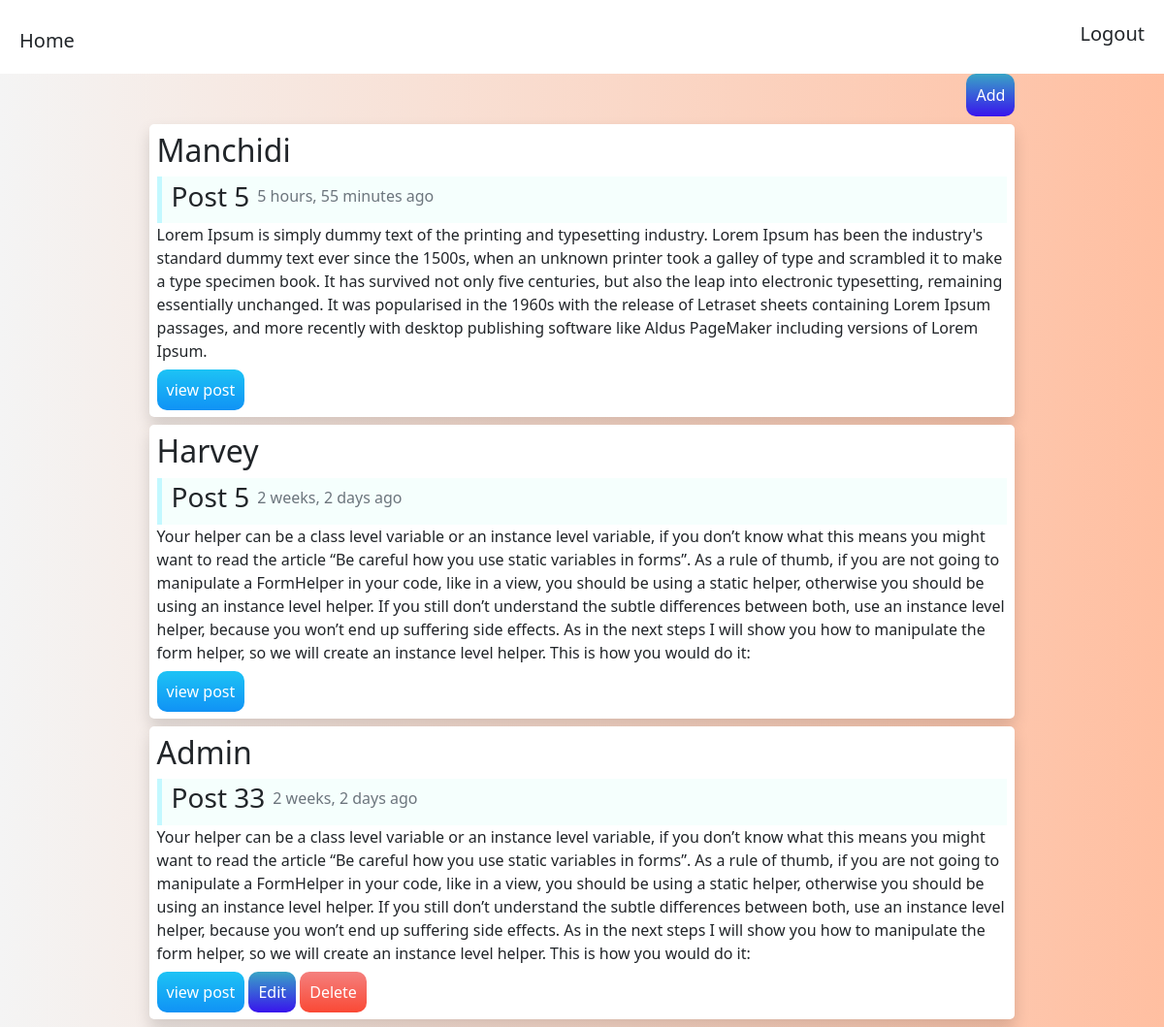
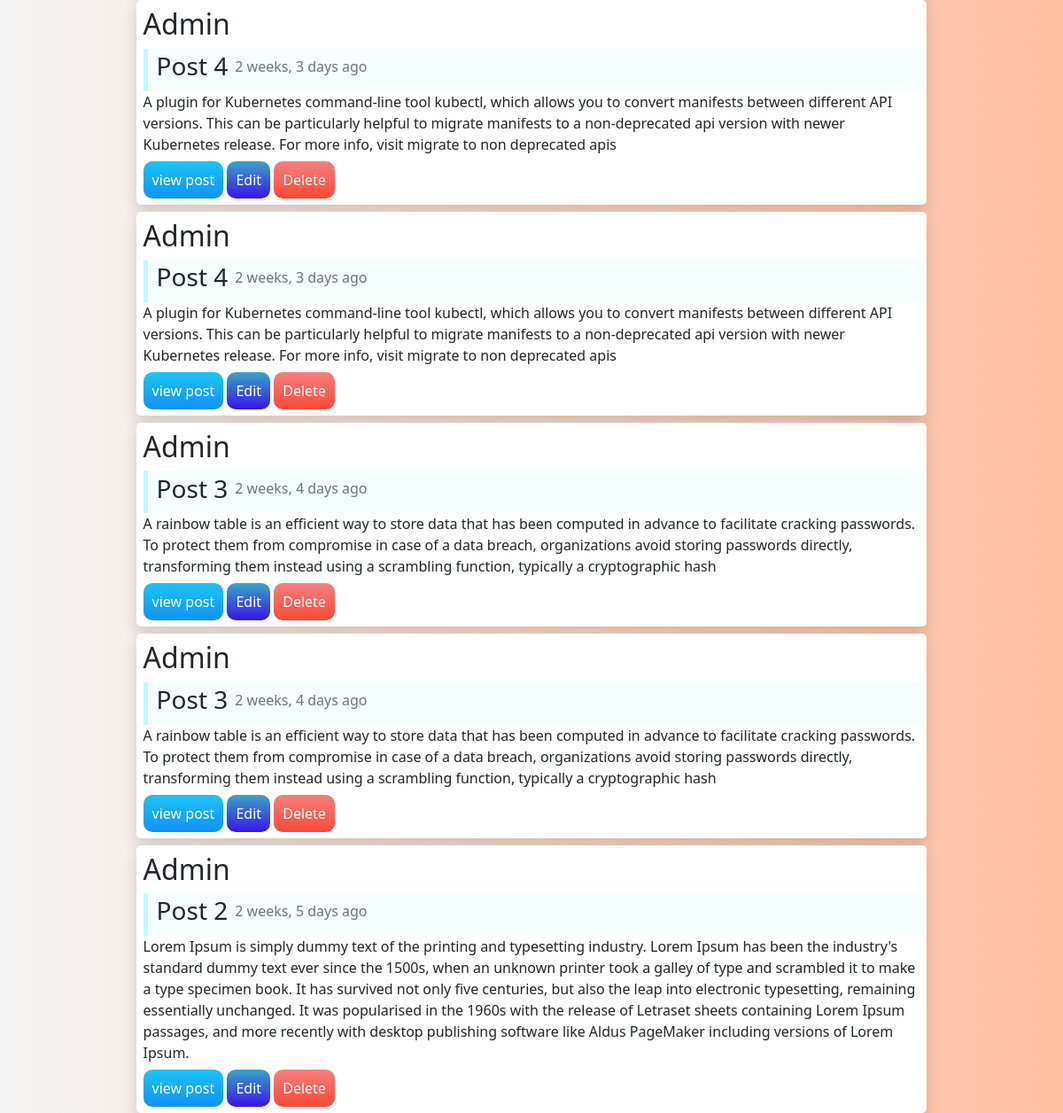
The app's page / (signed in) with its own data (2 pictures, top to bottom).
### blog/models.py (models this page shows, shortened)
class Post(models.Model):
    title = models.CharField(max_length=255)
    slug= models.SlugField()
    body = models.TextField()
    created = models.DateTimeField(auto_now_add=True)
    updated = models.DateTimeField(auto_now=True)
    author = models.ForeignKey(User,on_delete=models.CASCADE)
    class Meta:
        ordering =['-created']
    def get_absolute_url(self):
        return reverse('post-detail',args=[self.pk])

### blog/views.py (the view)
# urls.py: path('',views.home,name='blog-home'),
@login_required
def home(request):
    posts = Post.objects.all()
    context = {
        'posts': posts
    }
    return render(request, 'blog/home.html', context)

### blog/templates/blog/home.html
{% extends 'blog/base.html' %}
{% block content %}
<div class="container-e" style="display:flex;justify-content:end;">
    <a href="{% url 'post-create' %}" class="btn-Edit">Add</a>
</div>
{% for post in posts %}
    <div class="container-e shadow p-2 border-radius mt-2 bg-white">
        <div class="">
            <h2 class="">{{ post.author }}</h2>
        </div>
        <div class="flex border-left-5 bg-blue-200">
            <h3 class="ml-2">{{ post.title }}</h3>
            <p class="mr-2 mt-2 text-muted"> {{ post.created|timesince }} ago</p>
        </div>
        <p>{{ post.body }}</p>
        <div class="mt-2 mb-2">
            <a href="{{post.get_absolute_url}}" class="btn-view">view post</a>
            {% if request.user == post.author %}
                <a href="{% url 'post-update' post.pk %}" class="btn-Edit">Edit</a>
                <a href="{% url 'post-delete' post.pk %}" class="btn-delete">Delete</a>
            {% endif %}
        </div>
    </div>
{% endfor %}
{% endblock content %}

### blog/templates/blog/base.html (shortened to what this page needs)
{% load static %}
<!doctype html>
<html lang="en-US">
    <head>
        <link rel="stylesheet" href="{% static 'blog/css/style.css' %}" type="text/css">
        <link href="https://cdn.jsdelivr.net/npm/bootstrap@5.2.1/dist/css/bootstrap.min.css" rel="stylesheet">
    </head>
    <body>
    <div class="">
        <header class="header flex-space-between">
            <h1><a href="{% url 'blog-home'  %}">Home</a></h1>
            <nav>
                <ul class="margint-10">
                    {% if user.is_authenticated %}
                        <li><a href="{% url 'logout' %}" class="btn-logout">Logout</a></li>
                    {% endif %}
                </ul>
            </nav>
        </header>
        <div class="container">
            {% block content %}{% endblock content %}
        </div>
    </div>
    </body>
</html>

### blog/static/blog/css/style.css (style rules this page uses)
* { box-sizing: border-box; padding: 0; margin: 0; }
body { line-height: 1.55; font-family: "Poppins", sans-serif; color: rgb(36, 46, 41); background:linear-gradient(90deg,rgba(244, 244, 244),rgb(255, 191, 161)) ; }
.container-e { margin: auto; width: 80%; }
.shadow { box-shadow: 0px 0px 5px 0px rgb(234, 234, 234); }
.p-2 { padding: 20px; }
.border-radius { border-radius: 5px; }
.mt-2 { margin-top: 20px; }
.border-left-5 { border-left: 5px solid rgb(195, 248, 255); }
.ml-2 { margin-left: 10px; }
.mr-2 { margin-right: 10px; }
.flex { display: flex; align-items: center; gap: 0.5em; }
.btn-logout { text-decoration: none; color: inherit; font-size: 20px; margin-top: 50px; padding: 10px; }
.margint-10 { margin-top: 10px; }
.bg-blue-200 { background-color: rgb(245, 255, 253); }
.bg-white { background-color: white; }
.btn-view { text-decoration: none; background: linear-gradient(180deg,rgb(29, 195, 245),rgb(16, 146, 245)); padding: 10px; border-radius: 10px; color: white; font-weight: lighter; }
.btn-Edit { text-decoration: none; background: linear-gradient(180deg,rgb(57, 165, 198),rgb(56, 20, 237)); padding: 10px; border-radius: 10px; color: white; font-weight: lighter; border: none; }
.btn-delete { text-decoration: none; background: linear-gradient(180deg,rgb(244, 128, 126),rgb(250, 73, 53)); padding: 10px; border-radius: 10px; color: white; font-weight: normal; border: none; }
.header { padding: 10px; background-color: rgb(255, 255, 255); }
header h1 a { text-decoration: none; color: inherit; font-size: 20px; padding: 10px; }
nav ul li { list-style: none; }
.flex-space-between { display: flex; justify-content: space-between; }

### records on screen
Post: author "Manchidi", title "Post 5", created "5 hours, 55 minutes", body "Lorem Ipsum is simply dummy text of the printing and typesetting industry. Lorem Ipsum has been the industry's standard dummy text ever since the 1500s, when an unknown printer took a galley of type and scrambled it to make a type specimen book. It has survived not only five centuries, but also the leap into electronic typesetting, remaining essentially unchanged. It was popularised in the 1960s with the release of Letraset sheets containing Lorem Ipsum passages, and more recently with desktop publishing software like Aldus PageMaker including versions of Lorem Ipsum."
Post: author "Harvey", title "Post 5", created "2 weeks, 2 days", body "Your helper can be a class level variable or an instance level variable, if you don’t know what this means you might want to read the article “Be careful how you use static variables in forms”. As a rule of thumb, if you are not going to manipulate a FormHelper in your code, like in a view, you should be using a static helper, otherwise you should be using an instance level helper. If you still don’t understand the subtle differences between both, use an instance level helper, because you won’t end up suffering side effects. As in the next steps I will show you how to manipulate the form helper, so we will create an instance level helper. This is how you would do it:"
Post: author "Admin", title "Post 33", created "2 weeks, 2 days", body "Your helper can be a class level variable or an instance level variable, if you don’t know what this means you might want to read the article “Be careful how you use static variables in forms”. As a rule of thumb, if you are not going to manipulate a FormHelper in your code, like in a view, you should be using a static helper, otherwise you should be using an instance level helper. If you still don’t understand the subtle differences between both, use an instance level helper, because you won’t end up suffering side effects. As in the next steps I will show you how to manipulate the form helper, so we will create an instance level helper. This is how you would do it:", shows "Edit"
Post: author "Admin", title "Post 4", created "2 weeks, 3 days", body "A plugin for Kubernetes command-line tool kubectl, which allows you to convert manifests between different API versions. This can be particularly helpful to migrate manifests to a non-deprecated api version with newer Kubernetes release. For more info, visit migrate to non deprecated apis", shows "Edit"
Post: author "Admin", title "Post 4", created "2 weeks, 3 days", body "A plugin for Kubernetes command-line tool kubectl, which allows you to convert manifests between different API versions. This can be particularly helpful to migrate manifests to a non-deprecated api version with newer Kubernetes release. For more info, visit migrate to non deprecated apis", shows "Edit"
Post: author "Admin", title "Post 3", created "2 weeks, 4 days", body "A rainbow table is an efficient way to store data that has been computed in advance to facilitate cracking passwords. To protect them from compromise in case of a data breach, organizations avoid storing passwords directly, transforming them instead using a scrambling function, typically a cryptographic hash", shows "Edit"
Post: author "Admin", title "Post 3", created "2 weeks, 4 days", body "A rainbow table is an efficient way to store data that has been computed in advance to facilitate cracking passwords. To protect them from compromise in case of a data breach, organizations avoid storing passwords directly, transforming them instead using a scrambling function, typically a cryptographic hash", shows "Edit"
Post: author "Admin", title "Post 2", created "2 weeks, 5 days", body "Lorem Ipsum is simply dummy text of the printing and typesetting industry. Lorem Ipsum has been the industry's standard dummy text ever since the 1500s, when an unknown printer took a galley of type and scrambled it to make a type specimen book. It has survived not only five centuries, but also the leap into electronic typesetting, remaining essentially unchanged. It was popularised in the 1960s with the release of Letraset sheets containing Lorem Ipsum passages, and more recently with desktop publishing software like Aldus PageMaker including versions of Lorem Ipsum.", shows "Edit"
